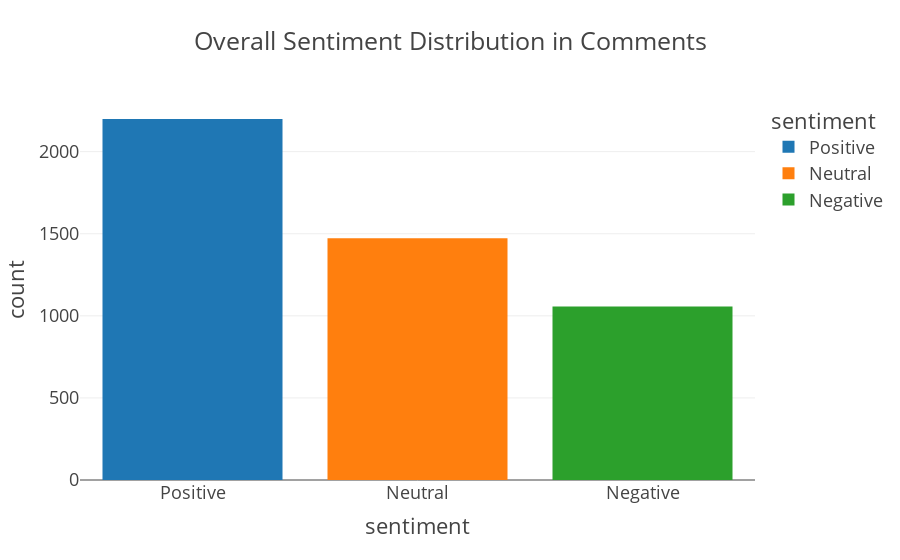

Write notebook code for a chart like this one.
### Code cell
sentiment_counts = comments_df['sentiment'].value_counts().reset_index()
sentiment_counts.columns = ['sentiment', 'count']

fig = px.bar(sentiment_counts, x='sentiment', y='count',
             title='Overall Sentiment Distribution in Comments',
             color='sentiment', template='presentation')

fig.show()

### Figure 1 — Plotly figure (JSON) as saved in the notebook; plotly's stock layout.template omitted (floating-point values rounded to 4 significant figures)
{"data": [{"hovertemplate": "sentiment=%{x}<br>count=%{y}<extra></extra>", "legendgroup": "Positive", "marker": {"color": "#1F77B4", "pattern": {"shape": ""}}, "name": "Positive", "orientation": "v", "showlegend": true, "textposition": "auto", "type": "bar", "x": ["Positive"], "xaxis": "x", "y": [2199], "yaxis": "y"}, {"hovertemplate": "sentiment=%{x}<br>count=%{y}<extra></extra>", "legendgroup": "Neutral", "marker": {"color": "#FF7F0E", "pattern": {"shape": ""}}, "name": "Neutral", "orientation": "v", "showlegend": true, "textposition": "auto", "type": "bar", "x": ["Neutral"], "xaxis": "x", "y": [1472], "yaxis": "y"}, {"hovertemplate": "sentiment=%{x}<br>count=%{y}<extra></extra>", "legendgroup": "Negative", "marker": {"color": "#2CA02C", "pattern": {"shape": ""}}, "name": "Negative", "orientation": "v", "showlegend": true, "textposition": "auto", "type": "bar", "x": ["Negative"], "xaxis": "x", "y": [1057], "yaxis": "y"}], "layout": {"autosize": true, "barmode": "relative", "legend": {"title": {"text": "sentiment"}, "tracegroupgap": 0}, "title": {"text": "Overall Sentiment Distribution in Comments"}, "xaxis": {"anchor": "y", "autorange": true, "categoryarray": ["Positive", "Neutral", "Negative"], "categoryorder": "array", "domain": [0, 1], "range": [-0.5, 2.5], "title": {"text": "sentiment"}, "type": "category"}, "yaxis": {"anchor": "x", "autorange": true, "domain": [0, 1], "range": [0, 2315.0], "title": {"text": "count"}, "type": "linear"}}}
